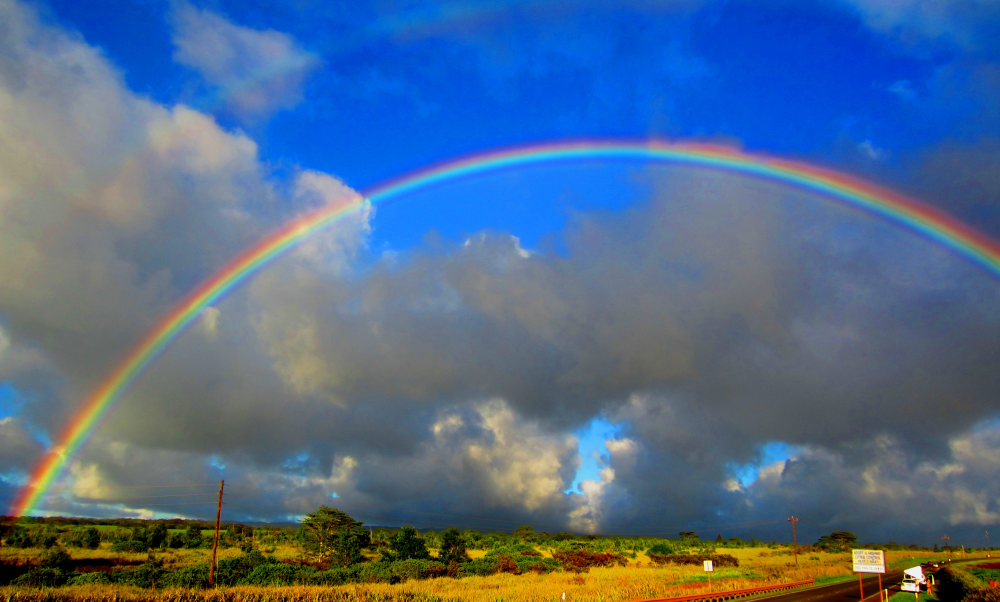
#> input picture rainbow3.jpg, 4000 x 2407 px (shown at 1/4 size)
$ python 2.py   (Python 2 division)
#> lines starting #> are read from the running program, lines starting #| are printed output that depends on the picture
'''
Created on Jun 14, 2015

@author: edwingsantos
'''

"""
Kmeans clustering algorithm for colour detection in images

Initialise a kmeans object and then use the run() method.
Several debugging methods are available which can help to
show you the results of the algorithm.
"""

from PIL import Image
import random
import numpy


class Cluster(object):

    def __init__(self):
        self.pixels = []
        self.centroid = None

    def addPoint(self, pixel):
        self.pixels.append(pixel)

    # [14 lines left out: function setNewCentroid, not called in this run]


class Kmeans(object):

    def __init__(self, k=3, max_iterations=5, min_distance=5.0, size=200):
        self.k = k
        self.max_iterations = max_iterations
        self.min_distance = min_distance
        self.size = (size, size)

    def run(self, image):
        self.image = image
        self.image.thumbnail(self.size)
        self.pixels = numpy.array(image.getdata(), dtype=numpy.uint8)

        self.clusters = [None for i in range(self.k)]
        self.oldClusters = None

        randomPixels = random.sample(self.pixels, self.k)

        for idx in range(self.k):
            self.clusters[idx] = Cluster()
            self.clusters[idx].centroid = randomPixels[idx]

        iterations = 0

        while self.shouldExit(iterations) is False:

            self.oldClusters = [cluster.centroid for cluster in self.clusters]

            print iterations

            for pixel in self.pixels:
                self.assignClusters(pixel)

            for cluster in self.clusters:
                cluster.setNewCentroid()

            iterations += 1

        return [cluster.centroid for cluster in self.clusters]

    # [32 lines left out: functions assignClusters, calcDistance, shouldExit, not called in this run]

    # ############################################
    # The remaining methods are used for debugging
    def showImage(self):
        self.image.show()

    # [27 lines left out: functions showCentroidColours, showClustering, not called in this run]


def main():

    image = Image.open("rainbow3.jpg")
#> image is the input picture: PIL image 4000x2407 RGB; mean R, G, B 81.5, 106.5, 136.2

    k = Kmeans()

    result = k.run(image)
#> in run, `self.image.thumbnail(self.size)`:
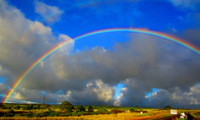
#> self.image: PIL image 200x120 RGB; mean R, G, B 81.5, 106.5, 136.2
    print result

    k.showImage()
    k.showCentroidColours()
    k.showClustering()

if __name__ == "__main__":
#> (the run stopped early here; a loop or call above may not have finished)
